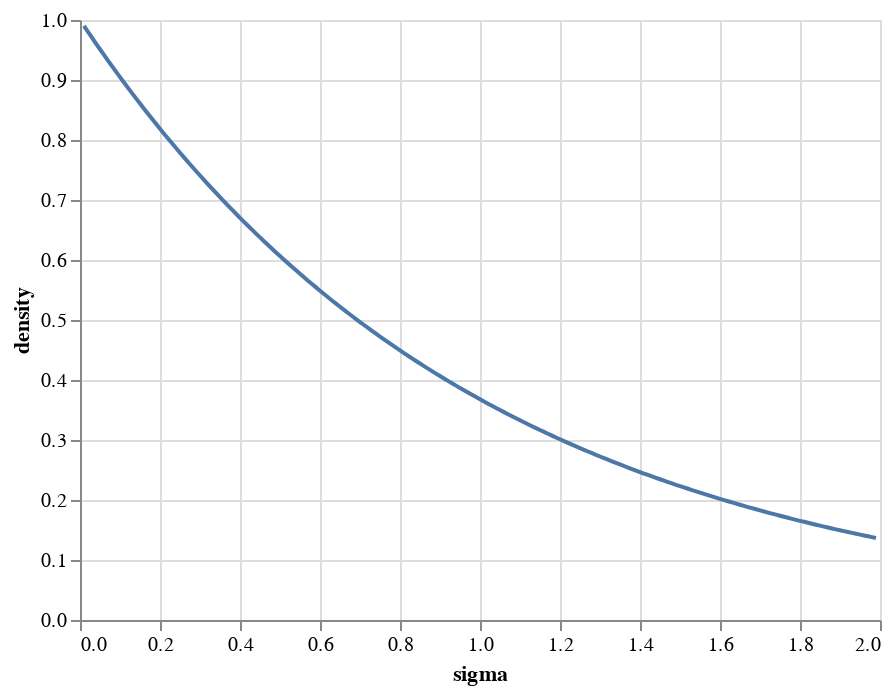

Here is the notebook cell this chart was saved with:
### Markdown cell above
$$
\begin{align}
y & \sim \mathcal{N}(\beta_0 + \beta_1 x, \sigma) \\
\beta_0 & \sim \mathcal{N}(0, 10) \\
\beta_1 & \sim \mathcal{N}(0, 10) \\
\sigma & \sim \mathrm{Gamma}(1, 1) \\
\end{align}

### Code cell
altair.Chart(
    pd.DataFrame().assign(
        sigma=lambda df: torch.arange(0, 2, 0.01),
        density=lambda df: dist.Gamma(1, 1).log_prob(df["sigma"]).exp(),
    )
).mark_line().encode(x="sigma", y="density")

### Figure 1 — Vega-Lite specification as saved in the notebook (floating-point values rounded to 4 significant figures; data arrays with more than 128 entries replaced by an {"elided": "..."} marker saying what was removed)
{"$schema": "https://vega.github.io/schema/vega-lite/v4.17.0.json", "config": {"view": {"continuousHeight": 300, "continuousWidth": 400}}, "data": {"name": "data-46e0f26b9e2c5f75f4edc8f9aecf22de"}, "datasets": {"data-46e0f26b9e2c5f75f4edc8f9aecf22de": {"elided": "200 records"}}, "encoding": {"x": {"field": "sigma", "type": "quantitative"}, "y": {"field": "density", "type": "quantitative"}}, "mark": "line"}
